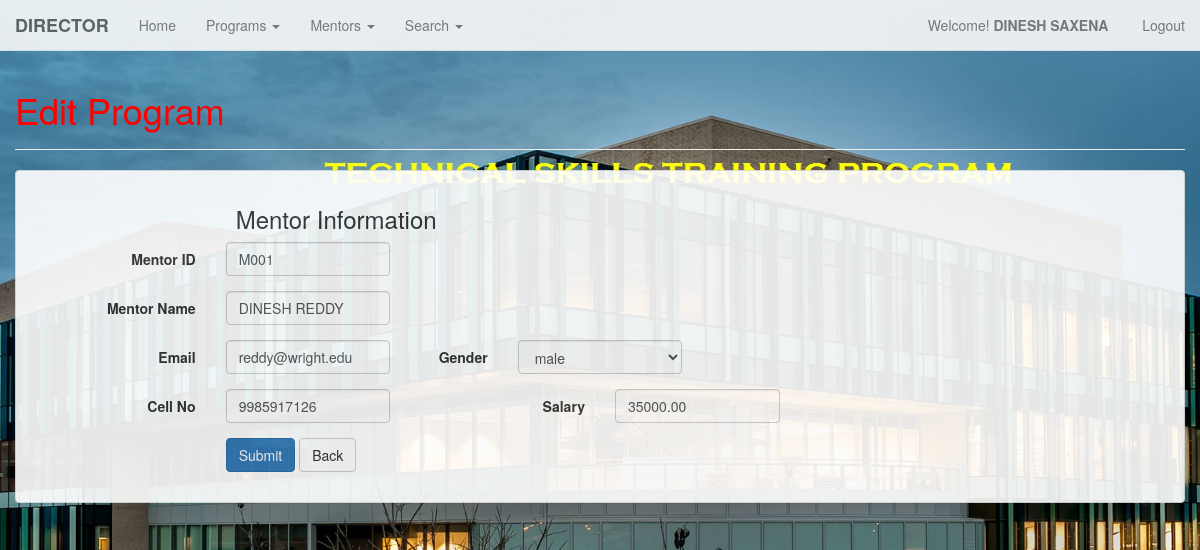
Screenshot of /TSTP/edit_mentor.php?id=M001 (signed in) with the database file from the repository.
### tables this page shows
CREATE TABLE IF NOT EXISTS `director` (
  `d_id` char(10) NOT NULL,
  `d_name` char(30) DEFAULT NULL,
  `d_email` char(30) DEFAULT NULL,
  `d_cellno` char(10) DEFAULT NULL,
  `d_gender` char(10) DEFAULT NULL
);

CREATE TABLE IF NOT EXISTS `mentor` (
  `m_id` char(10) NOT NULL,
  `m_name` char(30) DEFAULT NULL,
  `m_email` char(30) DEFAULT NULL,
  `m_cellno` char(10) DEFAULT NULL,
  `m_gender` char(10) DEFAULT NULL,
  `m_salary` decimal(10,2) DEFAULT NULL
);

### TSTP/edit_mentor.php (the view, shortened to what this page needs)
			<?php
						include ('menu_director.php');
			?>
		<div class="container-fluid">
	<?php
                    $select  = "SELECT * FROM MENTOR WHERE M_ID = '$_GET[id]'";
					$qry=mysql_query($select);
						if($qry)
						{
						while($rec = mysql_fetch_array($qry)){
						$m_id = "$rec[m_id]";
						$m_name = "$rec[m_name]";
						$m_email = "$rec[m_email]";
						$m_cellno = "$rec[m_cellno]";
						$m_gender = "$rec[m_gender]";
						$m_salary = "$rec[m_salary]";
						}
						}
?>
			<div class="row">
				<div class="col-md-12">
					<div class="page-header">
							<h1><font color ="red">Edit Program</font></h1>
					</div>
				</div>
			</div>
<div class="container-fluid">
	<div class = "row">
		<div class="panel panel-default">
			<div class="panel-body">
		<form method="post" class="form-horizontal">
						<fieldset>
						<div class = "col-md-10 col-md-offset-2">
							<h3>Mentor Information</h3>
						</div>
							<div class="form-group">
								<label class="col-md-2 control-label" for="m_id">Mentor ID</label>
							  <div class="col-md-2">
							  <input id="m_id" name="m_id" type="text" value = "<?php echo $m_id;?>" placeholder="Mentor ID" class="form-control input-md">
							  </div>
							</div>
							<div class="form-group" >
							  <label class="col-md-2 control-label" for="pm_name">Mentor Name</label>
							  <div class="col-md-2">
							  <input id="m_name" name="m_name" type="text" value = "<?php echo $m_name;?>" placeholder="Mentor Name" class="form-control input-md" required="">
							  </div>
							</div>
							<div class="form-group">
							  <label class="col-md-2 control-label" for="m_email">Email</label>
							  <div class="col-md-2">
							  <input id="m_email" name="m_email" type="text" value = "<?php echo $m_email;?>" placeholder="Email" class="form-control input-md" required="">
							  </div>
							  <label class="col-md-1 control-label" for="m_gender">Gender</label>
							  <div class="col-md-2">
								<select id="m_gender" name="m_gender" class="form-control">
								  <option><?php echo $m_gender;?> </option>
								</select>
							  </div>
							</div>
							<div class="form-group" >
							  <label class="col-md-2 control-label" for="m_cellno">Cell No</label>
							  <div class="col-md-2">
							  <input id="m_cellno" name="m_cellno" type="text" value = "<?php echo $m_cellno;?>" placeholder="Cell No" class="form-control input-md" required="">
							  </div>
							  <label class="col-md-2 control-label" for="m_salary">Salary</label>
							  <div class="col-md-2">
							  <input id="m_salary" name="m_salary" type="text" value = "<?php echo $m_salary;?>" placeholder="00000000.00" class="form-control input-md" required="">
							  </div>
							</div>
							<div class="form-group">
							  <label class="col-md-2 control-label" for="submit"></label>
							  <div class="col-md-8">
								<button id="submit" name="submit" class="btn btn-primary">Submit</button>
								<a href = "update_program.php"><input type="button" value="Back" name="cancel" class="btn btn-default"/></a>
							  </div>
							</div>
						</fieldset>
					</form>
			</div>
		</div>
	</div>
</div>
</div>

### TSTP/menu_director.php (shortened to what this page needs)
<!DOCTYPE html>
<html lang="en">
  <head>
	<link href="bootstrap.min.css" rel="stylesheet">
  </head>
<body>
<div class="container-fluid">
	<?php
		$id=$_SESSION['d_id'];
		$result=mysql_query("select * from director where d_id ='$id'")or die(mysql_error);
		$row=mysql_fetch_array($result);
		$FirstName=$row['d_name'];
	?>
				<nav class="navbar navbar-default navbar-fixed-top" role="navigation">
				  <div class="container-fluid">
					<div class="navbar-header">
					  <strong><a class="navbar-brand" href="#">DIRECTOR</a></strong>
					</div>
					<div class="collapse navbar-collapse" id="bs-example-navbar-collapse-1">
					<ul class="nav navbar-nav">
						<li><a href="admin_director.php?id=<?php echo $row['d_id'];?>">Home</a></li>
						<li class="dropdown">
							<a href="#" class="dropdown-toggle" data-toggle="dropdown"> Programs <span class="caret"></span></a>
						</li>
						<li class="dropdown">
							<a href="#" class="dropdown-toggle" data-toggle="dropdown"> Mentors <span class="caret"></span></a>
						</li>
                        <li class="dropdown">
							<a href="#" class="dropdown-toggle" data-toggle="dropdown"> Search <span class="caret"></span></a>
						</li>
					</ul>
					<ul class="nav navbar-nav navbar-right">
						<p class="navbar-text">Welcome! <strong><?php echo " ".$FirstName."&nbsp"; ?></strong></p>
							<li><p class="navbar-text"><a href="logout.php" class="navbar-link" title="Log Out">Logout</a></p></li>
					</ul>
					</div>
				  </div>
				</nav>
	</div>
  </body>
</html>

### TSTP/menu_director.php (style rules this page uses)
body { margin-top: 50px; margin-bottom: 50px; background: url('russ-logo.jpg') no-repeat center center fixed; -webkit-background-size: cover; -moz-background-size: cover; -o-background-size: cover; background-size: cover; }
.navbar-default { opacity: .9; }
.panel-default { opacity: .9; }

### rows the page displays
director: d_name "DINESH SAXENA"
mentor: m_id "M001", m_name "DINESH REDDY", m_email "reddy@wright.edu", m_gender "male", m_cellno "9985917126", m_salary "35000.00"
